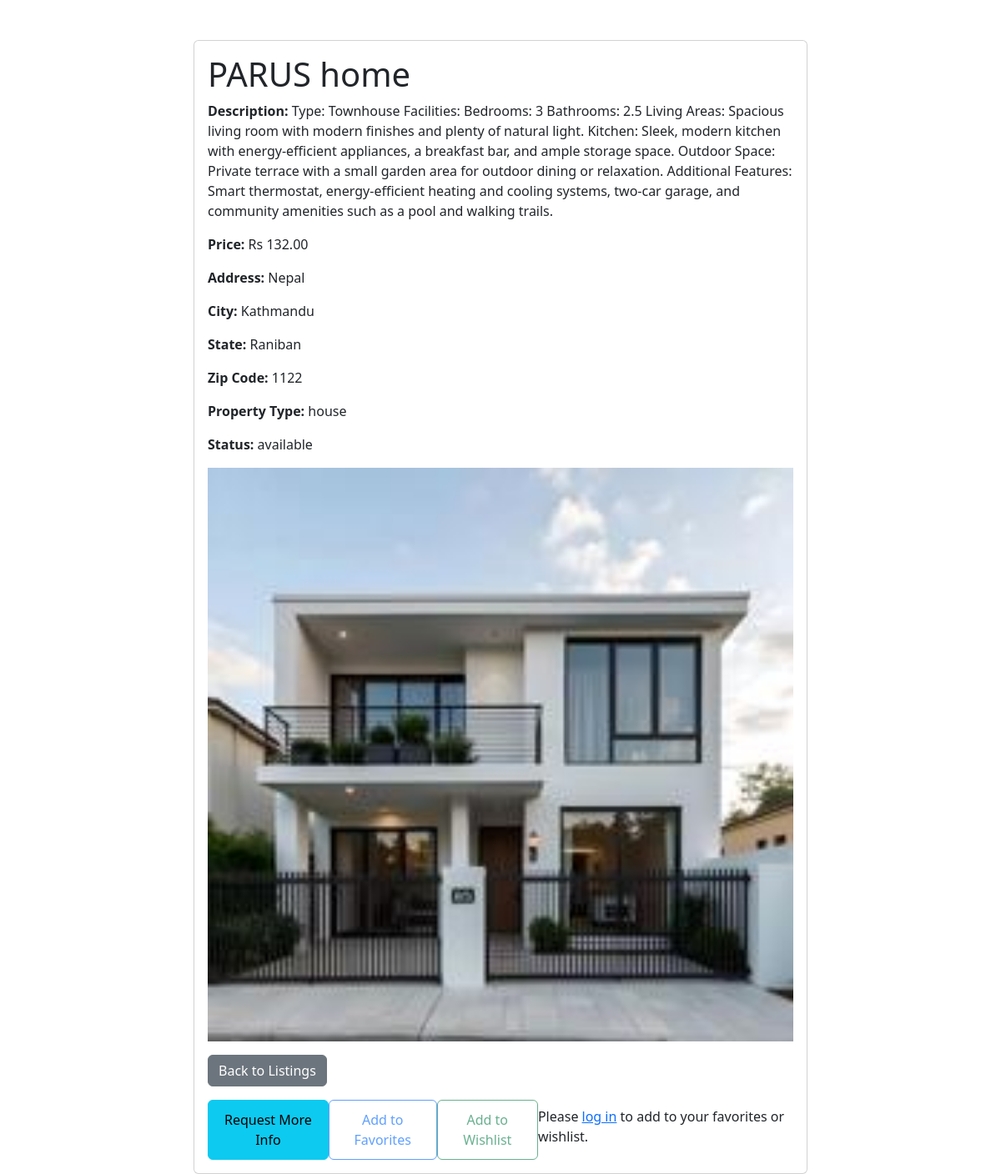
The app's page /listings/listings/11/ with its own data.
### listings/models.py (models this page shows, shortened)
class Property(models.Model):
    HOUSE = 'house'
    APARTMENT = 'apartment'
    COMMERCIAL = 'commercial'
    PROPERTY_TYPES = [
        (HOUSE, 'House'),
        (APARTMENT, 'Apartment'),
        (COMMERCIAL, 'Commercial'),
    ]
    AVAILABLE = 'available'
    RENTED = 'rented'
    SOLD = 'sold'
    STATUS_CHOICES = [
        (AVAILABLE, 'Available'),
        (RENTED, 'Rented'),
        (SOLD, 'Sold'),
    ]
    title = models.CharField(max_length=200)
    description = models.TextField()
    price = models.DecimalField(max_digits=10, decimal_places=2)
    address = models.CharField(max_length=255)
    city = models.CharField(max_length=100)
    state = models.CharField(max_length=100)
    zip_code = models.CharField(max_length=10)
    property_type = models.CharField(max_length=50, choices=PROPERTY_TYPES, default=HOUSE)
    status = models.CharField(max_length=50, choices=STATUS_CHOICES, default=AVAILABLE)
    created_at = models.DateTimeField(auto_now_add=True)
    image = models.ImageField(upload_to='property_images/', blank=True, null=True)
    user = models.ForeignKey(User, on_delete=models.CASCADE)  # Link each property to a user

### listings/views.py (the view)
# urls.py: path('listings/<int:pk>/', views.property_detail, name='property_detail'),
def property_detail(request, pk):
    property = get_object_or_404(Property, pk=pk)
    is_favorite = False
    if request.user.is_authenticated:
        is_favorite = Favorite.objects.filter(user=request.user, property=property).exists()
    return render(request, 'listings/property_detail.html', {
        'property': property,
        'is_favorite': is_favorite,  # Add this flag to indicate if it's a favorite
    })

### listings/templates/listings/property_detail.html (shortened to what this page needs)
<!DOCTYPE html>
<html lang="en">
<head>
    <link href="https://cdn.jsdelivr.net/npm/bootstrap@5.3.0-alpha1/dist/css/bootstrap.min.css" rel="stylesheet">
    {% load static %}
</head>
<body>
    <div class="container mt-5">
        <div class="row">
            <div class="col-md-8 offset-md-2">
                <div class="card">
                    <div class="card-body">
                        <h1 class="card-title">{{ property.title }}</h1>
                        <p class="card-text"><strong>Description:</strong> {{ property.description }}</p>
                        <p class="card-text"><strong>Price:</strong> Rs {{ property.price }}</p>
                        <p class="card-text"><strong>Address:</strong> {{ property.address }}</p>
                        <p class="card-text"><strong>City:</strong> {{ property.city }}</p>
                        <p class="card-text"><strong>State:</strong> {{ property.state }}</p>
                        <p class="card-text"><strong>Zip Code:</strong> {{ property.zip_code }}</p>
                        <p class="card-text"><strong>Property Type:</strong> {{ property.property_type }}</p>
                        <p class="card-text"><strong>Status:</strong> {{ property.status }}</p>
                        {% if property.image %}
                        <div class="mb-3">
                            <img src="{{ property.image.url }}" alt="{{ property.title }}" class="img-fluid" width="100%">
                        </div>
                        {% endif %}
                        <div class="d-flex justify-content-between">
                            <a href="{% url 'property_list' %}" class="btn btn-secondary">Back to Listings</a>
                        </div>
                        <div class="d-flex justify-content-between mt-3">
                            <button class="btn btn-info" id="requestInfoBtn" data-property-id="{{ property.id }}">Request More Info</button>
                            {% if user.is_authenticated %}
                                <button class="btn btn-outline-primary" id="addToFavoritesBtn" data-property-id="{{ property.id }}" {% if is_in_favorites %}disabled{% endif %}>
                                    {% if is_in_favorites %}Already Added to Favorites{% else %}Add to Favorites{% endif %}
                                </button>
                                <button class="btn btn-outline-success" id="addToWishlistBtn" data-property-id="{{ property.id }}" {% if is_in_wishlist %}disabled{% endif %}>
                                    {% if is_in_wishlist %}Already Added to Wishlist{% else %}Add to Wishlist{% endif %}
                                </button>
                            {% else %}
                                <button class="btn btn-outline-primary" disabled>Add to Favorites</button>
                                <button class="btn btn-outline-success" disabled>Add to Wishlist</button>
                                <p class="mt-2">Please <a href="{% url 'login' %}">log in</a> to add to your favorites or wishlist.</p>
                            {% endif %}
                        </div>
                    </div>
                </div>
            </div>
        </div>
    </div>
</body>
</html>

### records on screen
Property: title "PARUS home", description "Type: Townhouse Facilities: Bedrooms: 3 Bathrooms: 2.5 Living Areas: Spacious living room with modern finishes and plenty of natural light. Kitchen: Sleek, modern kitchen with energy-efficient appliances, a breakfast bar, and ample storage space. Outdoor Space: Private terrace with a small garden area for outdoor dining or relaxation. Additional Features: Smart thermostat, energy-efficient heating and cooling systems, two-car garage, and community amenities such as a pool and walking trails.", price "132.00", address "Nepal", city "Kathmandu", state "Raniban", zip_code "1122", property_type "house", status "available", image (picture)
